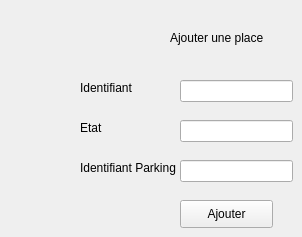
      <widget class="QWidget" name="tab_11">
       <attribute name="title">
        <string>Ajouter</string>
       </attribute>
       <widget class="QLineEdit" name="etatPlace">
        <property name="geometry">
         <rect>
          <x>180</x>
          <y>120</y>
          <width>113</width>
          <height>22</height>
         </rect>
        </property>
       </widget>
       <widget class="QLineEdit" name="idPlace">
        <property name="geometry">
         <rect>
          <x>180</x>
          <y>80</y>
          <width>113</width>
          <height>22</height>
         </rect>
        </property>
       </widget>
       <widget class="QLabel" name="label_22">
        <property name="geometry">
         <rect>
          <x>80</x>
          <y>80</y>
          <width>55</width>
          <height>16</height>
         </rect>
        </property>
        <property name="text">
         <string>Identifiant</string>
        </property>
       </widget>
       <widget class="QLabel" name="label_23">
        <property name="geometry">
         <rect>
          <x>80</x>
          <y>120</y>
          <width>55</width>
          <height>16</height>
         </rect>
        </property>
        <property name="text">
         <string>Etat</string>
        </property>
       </widget>
       <widget class="QLabel" name="label_25">
        <property name="geometry">
         <rect>
          <x>170</x>
          <y>30</y>
          <width>101</width>
          <height>16</height>
         </rect>
        </property>
        <property name="text">
         <string>Ajouter une place</string>
        </property>
       </widget>
       <widget class="QPushButton" name="ajouterPlace">
        <property name="geometry">
         <rect>
          <x>180</x>
          <y>200</y>
          <width>93</width>
          <height>28</height>
         </rect>
        </property>
        <property name="text">
         <string>Ajouter</string>
        </property>
       </widget>
       <widget class="QLineEdit" name="idparkingPlace">
        <property name="geometry">
         <rect>
          <x>180</x>
          <y>160</y>
          <width>113</width>
          <height>22</height>
         </rect>
        </property>
       </widget>
       <widget class="QLabel" name="label_24">
        <property name="geometry">
         <rect>
          <x>80</x>
          <y>160</y>
          <width>141</width>
          <height>16</height>
         </rect>
        </property>
        <property name="text">
         <string>Identifiant Parking</string>
        </property>
       </widget>
      </widget>
